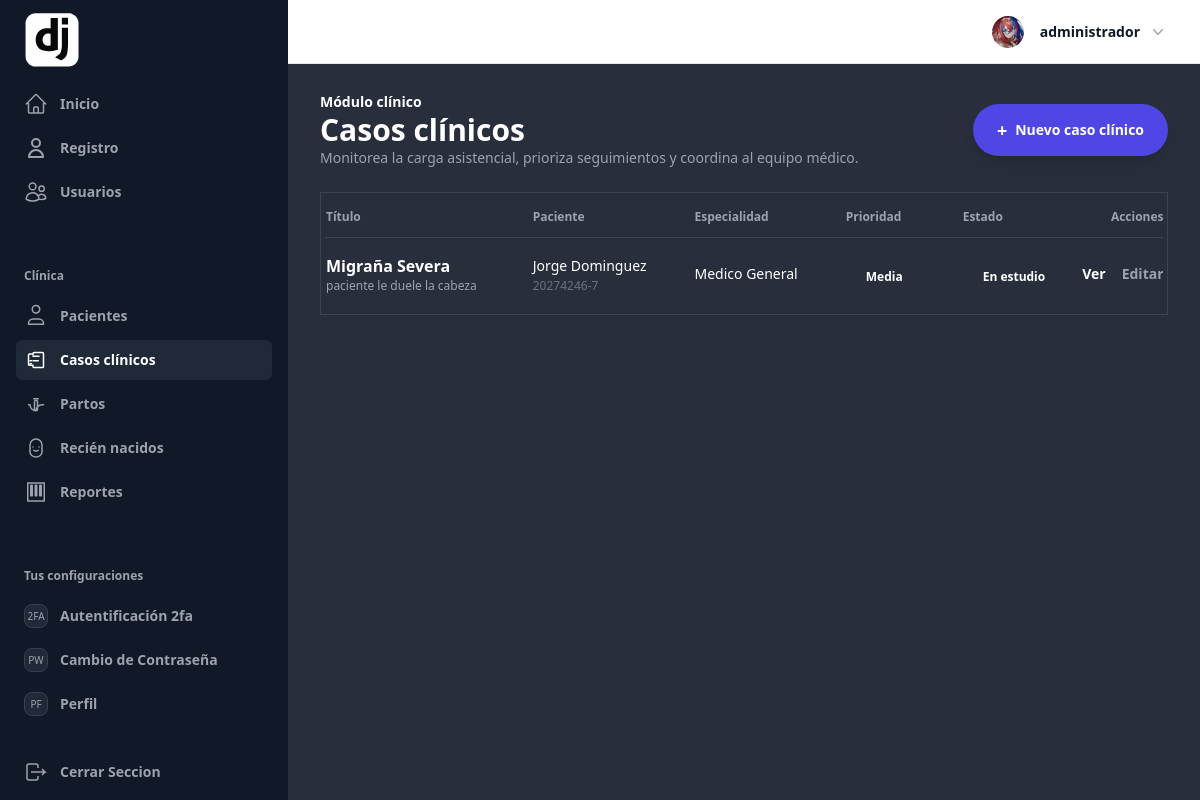
The app's page /clinica/casos/ (signed in), older data.
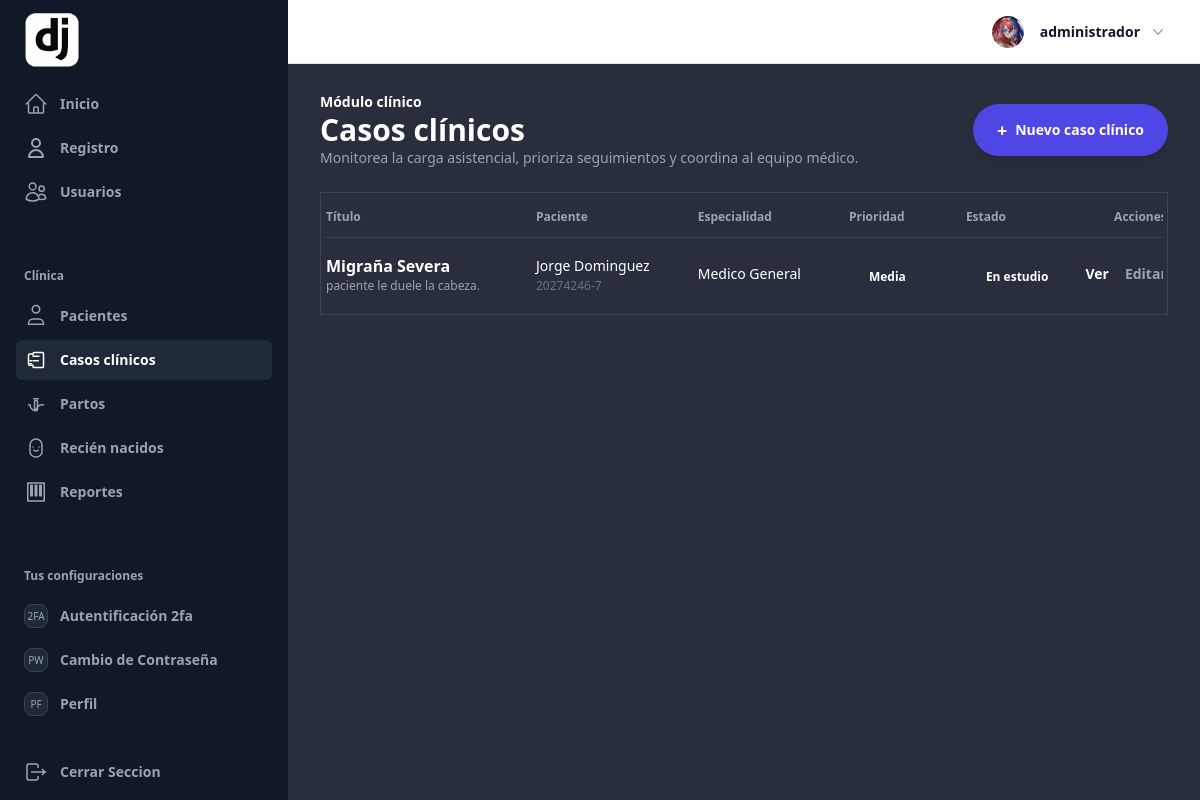
The same page, newer data.
### clinica/models.py (models this page shows, shortened)
class CasoClinico(models.Model):
    class PrioridadChoices(models.TextChoices):
        BAJA = "baja", _("Baja")
        MEDIA = "media", _("Media")
        ALTA = "alta", _("Alta")
    class EstadoChoices(models.TextChoices):
        ABIERTO = "abierto", _("Abierto")
        EN_ESTUDIO = "en_estudio", _("En estudio")
        CERRADO = "cerrado", _("Cerrado")
    paciente = models.ForeignKey(
        Paciente,
        verbose_name=_("Paciente"),
        related_name="casos_clinicos",
        on_delete=models.CASCADE,
    )
    titulo = models.CharField(_("Título"), max_length=255)
    resumen = models.TextField(_("Resumen"))
    especialidad = models.CharField(_("Especialidad"), max_length=100)
    prioridad = models.CharField(
        _("Prioridad"),
        max_length=10,
        choices=PrioridadChoices.choices,
        default=PrioridadChoices.MEDIA,
    )
    estado = models.CharField(
        _("Estado"),
        max_length=15,
        choices=EstadoChoices.choices,
        default=EstadoChoices.ABIERTO,
    )
    medico_responsable = models.ForeignKey(
        settings.AUTH_USER_MODEL,
        verbose_name=_("Médico responsable"),
        related_name="casos_clinicos_asignados",
        on_delete=models.PROTECT,
    )
    fecha_creacion = models.DateTimeField(_("Fecha de creación"), auto_now_add=True)
    fecha_actualizacion = models.DateTimeField(_("Fecha de actualización"), auto_now=True)
    class Meta:
        ordering = ["-fecha_creacion"]
        verbose_name = _("Caso clínico")
        verbose_name_plural = _("Casos clínicos")

class Paciente(models.Model):
    class SexoChoices(models.TextChoices):
        MASCULINO = "M", _("Masculino")
        FEMENINO = "F", _("Femenino")
        OTRO = "O", _("Otro")
    class EstadoCivilChoices(models.TextChoices):
        SOLTERA = "soltera", _("Soltera")
        CASADA = "casada", _("Casada")
        VIUDA = "viuda", _("Viuda")
        DIVORCIADA = "divorciada", _("Divorciada")
        CONVIVIENTE = "conviviente", _("Conviviente")
        OTRO = "otro", _("Otro")
    class NivelEducacionalChoices(models.TextChoices):
        NINGUNA = "ninguna", _("Ninguna")
        BASICA = "basica", _("Básica")
        MEDIA = "media", _("Media")
        TECNICA = "tecnica", _("Técnica")
        UNIVERSITARIA = "universitaria", _("Universitaria")
        OTRO = "otro", _("Otro")
    class PuebloOriginarioChoices(models.TextChoices):
        NINGUNO = "ninguno", _("Ninguno")
        MAPUCHE = "mapuche", _("Mapuche")
        AYMARA = "aymara", _("Aymara")
        RAPANUI = "rapanui", _("Rapa Nui")
        OTRO = "otro", _("Otro")
    class NacionalidadChoices(models.TextChoices):
        CHILENA = "chilena", _("Chilena")
        EXTRANJERA = "extranjera", _("Extranjera")
    rut = models.CharField(_("RUT"), max_length=12, unique=True)
    dv = models.CharField(_("Dígito verificador"), max_length=1, blank=True)
    nombres = models.CharField(_("Nombres"), max_length=100, blank=True)
    apellido_paterno = models.CharField(_("Apellido paterno"), max_length=100, blank=True)
    apellido_materno = models.CharField(_("Apellido materno"), max_length=100, blank=True)
    nombre_completo = models.CharField(_("Nombre completo"), max_length=255, blank=True)
    fecha_nacimiento = models.DateField(_("Fecha de nacimiento"))
    sexo = models.CharField(_("Sexo"), max_length=1, choices=SexoChoices.choices)
    telefono = models.CharField(_("Teléfono"), max_length=20, blank=True)
    email = models.EmailField(_("Correo electrónico"), blank=True)
    direccion = models.CharField(_("Dirección"), max_length=255, blank=True)
    estado_civil = models.CharField(
        _("Estado civil"),
        max_length=20,
        choices=EstadoCivilChoices.choices,
        default=EstadoCivilChoices.OTRO,
        blank=True,
    )
    nivel_educacional = models.CharField(
        _("Nivel educacional"),
        max_length=20,
        choices=NivelEducacionalChoices.choices,
        default=NivelEducacionalChoices.OTRO,
        blank=True,
    )
    pueblo_originario = models.CharField(
        _("Pueblo originario (histórico)"),
        max_length=20,
        choices=PuebloOriginarioChoices.choices,
        default=PuebloOriginarioChoices.NINGUNO,
        blank=True,
        help_text=_("Campo legado. Se mantendrá hasta migrar completamente al catálogo REM."),
    )
    nacionalidad = models.CharField(
        _("Nacionalidad (histórica)"),
        max_length=20,
        choices=NacionalidadChoices.choices,
        default=NacionalidadChoices.CHILENA,
        blank=True,
        help_text=_("Campo legado. Se recomienda usar el catálogo de nacionalidades."),
    )
    consultorio = models.ForeignKey(
        Consultorio,
        verbose_name=_("Consultorio de referencia"),
        related_name="pacientes",
        on_delete=models.SET_NULL,
        null=True,
        blank=True,
        db_column="consultorio_id",
    )
    nacionalidad_catalogo = models.ForeignKey(
        Nacionalidad,
        verbose_name=_("Nacionalidad (catálogo)"),
        related_name="pacientes",
        on_delete=models.SET_NULL,
        null=True,
        blank=True,
        db_column="nacionalidad_codigo",
    )
    pueblo_originario_catalogo = models.ForeignKey(
        PuebloOriginario,
        verbose_name=_("Pueblo originario (catálogo)"),
        related_name="pacientes",
        on_delete=models.SET_NULL,
        null=True,
        blank=True,
        db_column="pueblo_originario_id",
    )
    activo = models.BooleanField(_("Activo"), default=True)
    fecha_creacion = models.DateTimeField(_("Fecha de creación"), auto_now_add=True)
    fecha_actualizacion = models.DateTimeField(_("Fecha de actualización"), auto_now=True)
    class Meta:
        ordering = ["nombres", "apellido_paterno", "apellido_materno"]
        verbose_name = _("Paciente")
        verbose_name_plural = _("Pacientes")
        indexes = [
            models.Index(fields=["fecha_nacimiento"], name="idx_paciente_fecha_nac"),
            models.Index(fields=["nombres", "apellido_paterno"], name="idx_paciente_nombre"),
        ]

### clinica/views.py (the view)
# urls.py: path("casos/", views.CasoClinicoListView.as_view(), name="caso_list"),
class CasoClinicoListView(LoginRequiredMixin, ListView):
    model = CasoClinico
    template_name = "clinica/casos/lista.html"
    context_object_name = "casos"
    paginate_by = 20
    def get_queryset(self):
        return super().get_queryset().select_related("paciente", "medico_responsable")

### UsuarioApp/models.py (called while the page is built)
    def save(self, *args, **kwargs):
        update_last_activity = kwargs.pop("update_last_activity", False)
        if update_last_activity:
            self.last_activity = timezone.now()
            kwargs["update_fields"] = ["last_activity"]
        if self.pk:
            handle_old_image(Profile, self.pk, self.image)
        super(Profile, self).save(*args, **kwargs)
        if self.image and os.path.exists(self.image.path):
            resize_image(self.image.path, 300)
            crop_image(self.image.path, 300)

    def update_last_activity(self):
        self.save(update_last_activity=True)

### utils/customer_img.py (called while the page is built, shortened)
def resize_image(img_path, img_size):
    try:
        with Image.open(img_path) as img:
            ancho, alto = img.size
    except (FileExistsError, UnidentifiedImageError):
        print("Error al Redimensionar la imagen")

def crop_image(img_path, img_size):
    try:
        with Image.open(img_path) as img:
            ancho, alto = img.size
    except (FileExistsError, UnidentifiedImageError):
        print("Erro al Recortar la imagen")

### templates/clinica/casos/lista.html (shortened to what the changed rows need)
{% extends 'components/Layout/base_extendido.html' %}
{% block content_main %}
<section class="space-y-6 text-white">
  <div class="flex flex-wrap items-center justify-between gap-4">
    <div>
      <h1 class="text-3xl font-bold text-white">Casos clínicos</h1>
    </div>
  </div>
  <div class="rounded-[2.5rem] border border-white/10 bg-gray-950/40 p-1 shadow-2xl shadow-black/30">
    <div class="overflow-x-auto rounded-[2rem]">
      <div class="overflow-hidden rounded-[2rem]">
        <table aria-label="Casos clínicos" class="w-full whitespace-nowrap text-left text-sm text-gray-300">
        <colgroup>
        </colgroup>
        <thead class="border-b border-white/10 text-xs font-semibold uppercase tracking-wide text-gray-400">
          <tr>
            <th scope="col" class="py-3 pl-6 pr-8 sm:pl-8">Título</th>
            <th scope="col" class="px-6 py-3">Paciente</th>
            <th scope="col" class="px-6 py-3">Especialidad</th>
            <th scope="col" class="px-6 py-3">Prioridad</th>
            <th scope="col" class="px-6 py-3">Estado</th>
            <th scope="col" class="py-3 pl-6 pr-6 text-right sm:pr-8">Acciones</th>
          </tr>
        </thead>
        <tbody class="divide-y divide-white/5 text-sm leading-6">
          {% for caso in casos %}
            <tr class="transition hover:bg-white/5">
              <td class="py-4 pl-6 pr-8 sm:pl-8">
                <p class="text-base font-semibold text-white">{{ caso.titulo }}</p>
                <p class="text-xs text-gray-400 line-clamp-2">{{ caso.resumen }}</p>
              </td>
              <td class="px-6 py-4">
                <p class="font-medium text-gray-200">{{ caso.paciente.nombre_completo }}</p>
                <p class="text-xs text-gray-500">{{ caso.paciente.rut }}</p>
              </td>
              <td class="px-6 py-4 text-sm text-gray-200">{{ caso.especialidad }}</td>
              <td class="px-6 py-4">
                {% if caso.prioridad == 'alta' %}
                  <span class="inline-flex items-center gap-2 rounded-full bg-rose-500/10 px-3 py-1 text-xs font-semibold text-rose-300">
                    <span class="h-2 w-2 rounded-full bg-rose-400"></span> Alta
                  </span>
                {% elif caso.prioridad == 'media' %}
                  <span class="inline-flex items-center gap-2 rounded-full bg-amber-500/10 px-3 py-1 text-xs font-semibold text-amber-200">
                     Media
                  </span>
                {% else %}
                  <span class="inline-flex items-center gap-2 rounded-full bg-emerald-500/10 px-3 py-1 text-xs font-semibold text-emerald-200">
                    <span class="h-2 w-2 rounded-full bg-emerald-300"></span> Baja
                  </span>
                {% endif %}
              </td>
              <td class="px-6 py-4">
                {% if caso.estado == 'cerrado' %}
                  <span class="inline-flex items-center gap-2 rounded-full bg-gray-500/10 px-3 py-1 text-xs font-semibold text-gray-300">
                    <span class="h-2 w-2 rounded-full bg-gray-400"></span> Cerrado
                  </span>
                {% elif caso.estado == 'en_estudio' %}
                  <span class="inline-flex items-center gap-2 rounded-full bg-indigo-500/10 px-3 py-1 text-xs font-semibold text-indigo-200">
                     En estudio
                  </span>
                {% else %}
                  <span class="inline-flex items-center gap-2 rounded-full bg-sky-500/10 px-3 py-1 text-xs font-semibold text-sky-200">
                    <span class="h-2 w-2 rounded-full bg-sky-300"></span> Abierto
                  </span>
                {% endif %}
              </td>
              <td class="py-4 pl-6 pr-6 text-right text-sm font-semibold sm:pr-8">
                <div class="flex justify-end gap-4 text-indigo-300">
                  <a href="{% url 'clinica:caso_detail' caso.pk %}" class="hover:text-white">Ver</a>
                  <a href="{% url 'clinica:caso_update' caso.pk %}" class="text-gray-400 hover:text-white">Editar</a>
                </div>
              </td>
            </tr>
          {% empty %}
            <tr>
              <td colspan="6" class="px-6 py-10 text-center text-sm text-gray-400">
                No hay casos clínicos registrados. <a href="{% url 'clinica:caso_create' %}" class="text-indigo-300 underline-offset-4 hover:text-indigo-200 hover:underline">Crea el primero</a>.
              </td>
            </tr>
          {% endfor %}
        </tbody>
      </table>
      </div>
    </div>
  </div>
</section>
{% endblock content_main %}

Row changes from the older to the newer data that the page shows:
changed CasoClinico "Migraña Severa": resumen "paciente le duele la cabeza" → "paciente le duele la cabeza."
